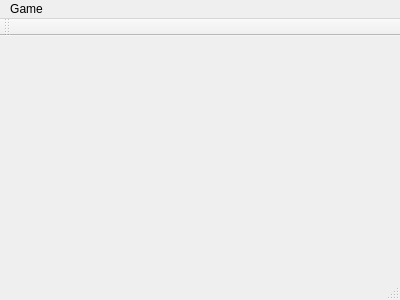
<?xml version="1.0" encoding="UTF-8"?>
<ui version="4.0">
 <class>Display</class>
 <widget class="QMainWindow" name="Display">
  <property name="geometry">
   <rect>
    <x>0</x>
    <y>0</y>
    <width>400</width>
    <height>300</height>
   </rect>
  </property>
  <property name="windowTitle">
   <string>Display</string>
  </property>
  <widget class="QWidget" name="centralWidget"/>
  <widget class="QMenuBar" name="menuBar">
   <property name="geometry">
    <rect>
     <x>0</x>
     <y>0</y>
     <width>400</width>
     <height>19</height>
    </rect>
   </property>
   <widget class="QMenu" name="menuGame">
    <property name="title">
     <string>Game</string>
    </property>
    <addaction name="actionNew_Game"/>
    <addaction name="actionExit"/>
   </widget>
   <addaction name="menuGame"/>
  </widget>
  <widget class="QToolBar" name="mainToolBar">
   <attribute name="toolBarArea">
    <enum>TopToolBarArea</enum>
   </attribute>
   <attribute name="toolBarBreak">
    <bool>false</bool>
   </attribute>
  </widget>
  <widget class="QStatusBar" name="statusBar"/>
  <action name="actionNew_Game">
   <property name="text">
    <string>New Game</string>
   </property>
  </action>
  <action name="actionExit">
   <property name="text">
    <string>Exit</string>
   </property>
  </action>
 </widget>
 <layoutdefault spacing="6" margin="11"/>
 <resources/>
 <connections/>
</ui>
